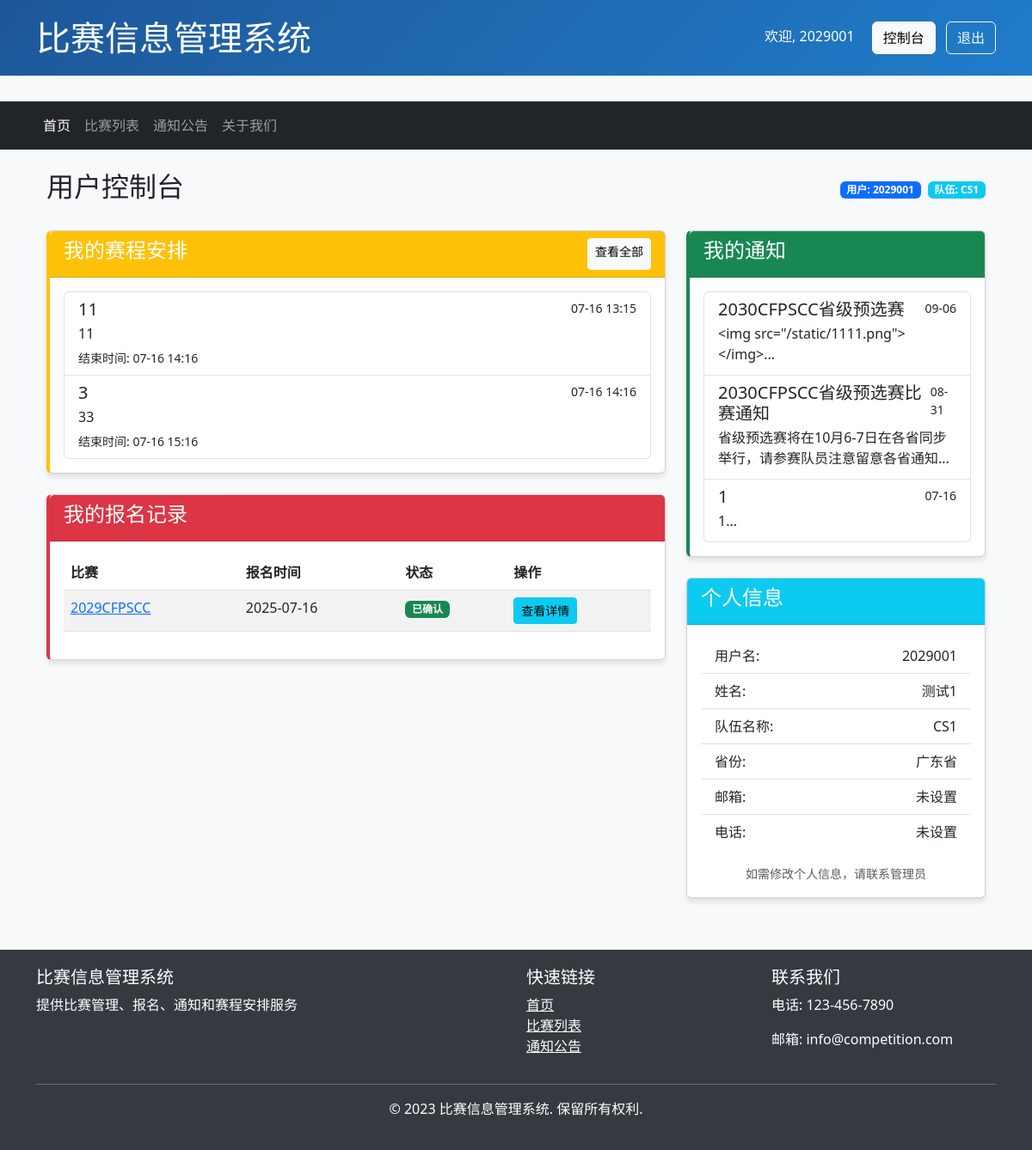
Page /dashboard (signed in) on the committed database.
### main.py (models this page shows, shortened)
class User(db.Model):
    id = db.Column(db.Integer, primary_key=True)
    username = db.Column(db.String(80), unique=True, nullable=False)
    password = db.Column(db.String(120), nullable=False)
    name = db.Column(db.String(100), nullable=True)
    email = db.Column(db.String(100), nullable=True)
    phone = db.Column(db.String(20), nullable=True)
    team_name = db.Column(db.String(100), nullable=True)  # 新增队伍名称
    province = db.Column(db.String(50), nullable=True)    # 新增省份
    is_admin = db.Column(db.Boolean, default=False)
    registrations = db.relationship('Registration', backref='user', lazy=True)

class Schedule(db.Model):
    id = db.Column(db.Integer, primary_key=True)
    title = db.Column(db.String(200), nullable=False)
    content = db.Column(db.Text, nullable=False)
    start_time = db.Column(db.DateTime, nullable=False)
    end_time = db.Column(db.DateTime, nullable=False)
    competition_id = db.Column(db.Integer, db.ForeignKey('competition.id'), nullable=True)
    user_id = db.Column(db.Integer, db.ForeignKey('user.id'), nullable=False)  # 针对特定用户的安排

class Competition(db.Model):
    id = db.Column(db.Integer, primary_key=True)
    title = db.Column(db.String(200), nullable=False)
    description = db.Column(db.Text, nullable=False)
    start_date = db.Column(db.DateTime, nullable=False)
    end_date = db.Column(db.DateTime, nullable=False)
    form_fields = db.Column(db.Text, nullable=False)  # JSON格式的表单字段
    registrations = db.relationship('Registration', backref='competition', lazy=True)

class Registration(db.Model):
    id = db.Column(db.Integer, primary_key=True)
    competition_id = db.Column(db.Integer, db.ForeignKey('competition.id'), nullable=False)
    user_id = db.Column(db.Integer, db.ForeignKey('user.id'), nullable=True)
    form_data = db.Column(db.Text, nullable=False)  # JSON格式的表单数据
    registration_date = db.Column(db.DateTime, default=datetime.utcnow)
    status = db.Column(db.String(20), default='pending')  # 新增状态字段: pending/confirmed/rejected

class Notice(db.Model):
    id = db.Column(db.Integer, primary_key=True)
    title = db.Column(db.String(200), nullable=False)
    content = db.Column(db.Text, nullable=False)
    publish_date = db.Column(db.DateTime, default=datetime.utcnow)
    is_public = db.Column(db.Boolean, default=True)
    user_id = db.Column(db.Integer, db.ForeignKey('user.id'), nullable=True)  # 针对特定用户的通知

### main.py (the view)
@app.route('/dashboard')
def dashboard():
    if not is_logged_in():
        flash('请先登录', 'warning')
        return redirect(url_for('login'))
    user = get_current_user()
    user_schedules = Schedule.query.filter_by(user_id=user.id).order_by(Schedule.start_time).all()
    user_notices = Notice.query.filter((Notice.user_id == user.id) | (Notice.is_public == True)).order_by(Notice.publish_date.desc()).limit(10).all()
    user_registrations = Registration.query.filter_by(user_id=user.id).all()
    competitions = {}
    for reg in user_registrations:
        competitions[reg.competition_id] = Competition.query.get(reg.competition_id)
    return render_template('dashboard.html',
                          user=user,
                          schedules=user_schedules,
                          notices=user_notices,
                          registrations=user_registrations,
                          competitions=competitions)

### main.py (called while the page is built)
def is_logged_in():
    return 'user_id' in session

def get_current_user():
    if is_logged_in():
        return User.query.get(session['user_id'])
    return None

### templates/dashboard.html (shortened to what this page needs)
{% extends "base.html" %}
{% block content %}
<div class="container">
    <div class="d-flex justify-content-between align-items-center mb-4">
        <h2>用户控制台</h2>
        <div class="d-flex">
            <span class="badge bg-primary me-2">用户: {{ user.username }}</span>
            <span class="badge bg-info">队伍: {{ user.team_name or '未设置' }}</span>
        </div>
    </div>
    <div class="row">
        <div class="col-md-8">
            <div class="card schedule-card">
                <div class="card-header bg-warning text-white d-flex justify-content-between">
                    <h4>我的赛程安排</h4>
                    <a href="#" class="btn btn-sm btn-light">查看全部</a>
                </div>
                <div class="card-body">
                    {% if schedules %}
                    <div class="list-group">
                        {% for schedule in schedules %}
                        <div class="list-group-item">
                            <div class="d-flex w-100 justify-content-between">
                                <h5 class="mb-1">{{ schedule.title }}</h5>
                                <small>{{ schedule.start_time.strftime('%m-%d %H:%M') }}</small>
                            </div>
                            <p class="mb-1">{{ schedule.content }}</p>
                            <small>结束时间: {{ schedule.end_time.strftime('%m-%d %H:%M') }}</small>
                        </div>
                        {% endfor %}
                    </div>
                    {% else %}
                    <div class="alert alert-info">
                        您当前没有赛程安排
                    </div>
                    {% endif %}
                </div>
            </div>
            <div class="card mt-4 registration-card">
                <div class="card-header bg-danger text-white">
                    <h4>我的报名记录</h4>
                </div>
                <div class="card-body">
                    {% if registrations %}
                    <div class="table-responsive">
                        <table class="table table-striped">
                            <thead>
                                <tr>
                                    <th>比赛</th>
                                    <th>报名时间</th>
                                    <th>状态</th>
                                    <th>操作</th>
                                </tr>
                            </thead>
                            <tbody>
                                {% for reg in registrations %}
                                <tr>
                                    <td>
                                        <a href="{{ url_for('competition_detail', id=reg.competition_id) }}">
                                            {{ competitions[reg.competition_id].title }}
                                        </a>
                                    </td>
                                    <td>{{ reg.registration_date.strftime('%Y-%m-%d') }}</td>
                                    <td>
                                        <span class="badge
                                            {% if reg.status == 'confirmed' %}bg-success
                                            {% elif reg.status == 'rejected' %}bg-danger
                                            {% else %}bg-warning{% endif %}">
                                            {% if reg.status == 'confirmed' %}已确认
                                            {% elif reg.status == 'rejected' %}已拒绝
                                            {% else %}待确认{% endif %}
                                        </span>
                                    </td>
                                    <td>
                                        <a href="{{ url_for('registration_detail', id=reg.id) }}"
                                           class="btn btn-sm btn-info">
                                            查看详情
                                        </a>
                                    </td>
                                </tr>
                                {% endfor %}
                            </tbody>
                        </table>
                    </div>
                    {% else %}
                    <div class="alert alert-info">
                        您还没有报名任何比赛
                    </div>
                    {% endif %}
                </div>
            </div>
        </div>
        <div class="col-md-4">
            <div class="card notice-card">
                <div class="card-header bg-success text-white">
                    <h4>我的通知</h4>
                </div>
                <div class="card-body">
                    {% if notices %}
                    <div class="list-group">
                        {% for notice in notices %}
                        <a href="{{ url_for('notice_detail', id=notice.id) }}"
                           class="list-group-item list-group-item-action">
                            <div class="d-flex w-100 justify-content-between">
                                <h5 class="mb-1">{{ notice.title }}</h5>
                                <small>{{ notice.publish_date.strftime('%m-%d') }}</small>
                            </div>
                            <p class="mb-1">{{ notice.content[:50] }}...</p>
                        </a>
                        {% endfor %}
                    </div>
                    {% else %}
                    <div class="alert alert-info">
                        您当前没有通知
                    </div>
                    {% endif %}
                </div>
            </div>
            <div class="card mt-4">
                <div class="card-header bg-info text-white">
                    <h4>个人信息</h4>
                </div>
                <div class="card-body">
                    <ul class="list-group list-group-flush">
                        <li class="list-group-item d-flex justify-content-between">
                            <span>用户名:</span>
                            <span>{{ user.username }}</span>
                        </li>
                        <li class="list-group-item d-flex justify-content-between">
                            <span>姓名:</span>
                            <span>{{ user.name or '未设置' }}</span>
                        </li>
                        <li class="list-group-item d-flex justify-content-between">
                            <span>队伍名称:</span>
                            <span>{{ user.team_name or '未设置' }}</span>
                        </li>
                        <li class="list-group-item d-flex justify-content-between">
                            <span>省份:</span>
                            <span>{{ user.province or '未设置' }}</span>
                        </li>
                        <li class="list-group-item d-flex justify-content-between">
                            <span>邮箱:</span>
                            <span>{{ user.email or '未设置' }}</span>
                        </li>
                        <li class="list-group-item d-flex justify-content-between">
                            <span>电话:</span>
                            <span>{{ user.phone or '未设置' }}</span>
                        </li>
                    </ul>
                    <div class="mt-3 text-center">
                        <small class="text-muted">如需修改个人信息，请联系管理员</small>
                    </div>
                </div>
            </div>
        </div>
    </div>
</div>
{% endblock %}

### templates/base.html (style rules this page uses)
body { background-color: #f8f9fa; }
.card { box-shadow: 0 4px 6px rgba(0,0,0,0.1); transition: transform 0.2s; margin-bottom: 20px; }
.notice-card { border-left: 4px solid #198754; }
.schedule-card { border-left: 4px solid #ffc107; }
.registration-card { border-left: 4px solid #dc3545; }

### rows in the picture
User: username "2029001", team_name "CS1", name "测试1", province "广东省", email "未设置", phone "未设置"
Schedule: title "11", start_time "07-16 13:15", content "11", end_time "07-16 14:16"
Schedule: title "3", start_time "07-16 14:16", content "33", end_time "07-16 15:16"
Registration: registration_date "2025-07-16", status "已确认"
Competition: title "2029CFPSCC"
Notice: title "2030CFPSCC省级预选赛", publish_date "09-06", content "<img src=\"/static/1111.png\"></img>"
Notice: title "2030CFPSCC省级预选赛比赛通知", publish_date "08-31", content "省级预选赛将在10月6-7日在各省同步举行，请参赛队员注意留意各省通知"
Notice: title "1", publish_date "07-16", content "1"

### other values in the picture
{{ session.username }} "2029001"
